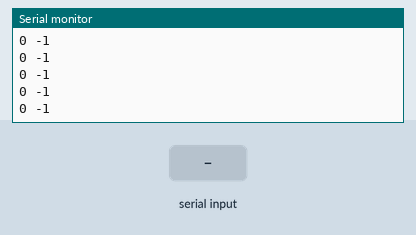
This sketch was run on a simulated ESP8266 (NodeMCU). Parts: the last lines printed to the serial monitor. Inputs (shaded band) come from the test bench. WiFi joins after 1.5 s; servers stay silent unless stated.

Above: at 2.7 s.
2.8 s: "1" received over Serial
At 3.29 s:
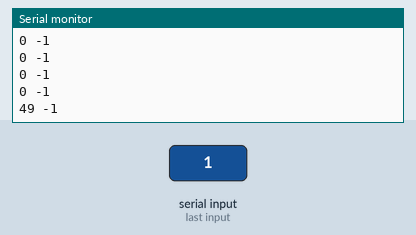
4.3 s: "1" received over the second serial link
At 4.64 s:
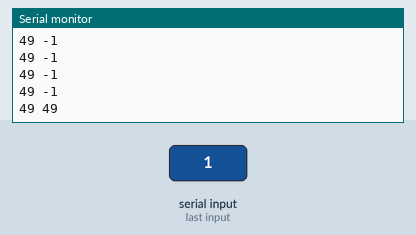
5.8 s: "0" received over Serial
At 6.29 s:
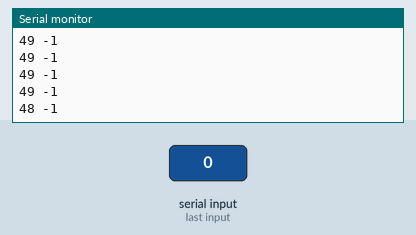
7.3 s: "0" received over the second serial link
At 7.64 s:
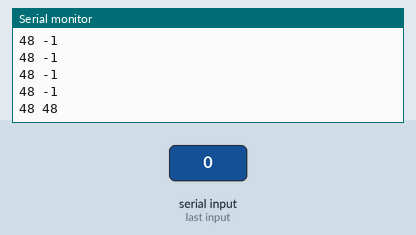
Timing chart, 0 to 9.8 s (numbered marks = the images above; inputs shaded):
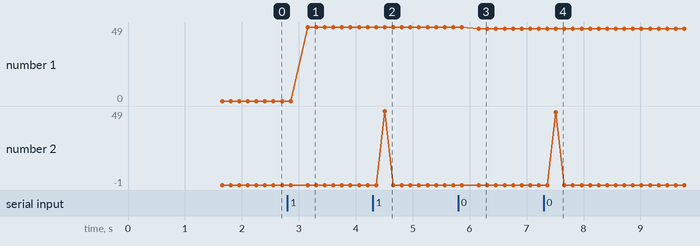

Measured:
- after the input at 2.8 s, the serial monitor: prints a new line after 0.36 s (image 1)
- after the input at 4.3 s, the serial monitor: prints a new line after 0.21 s (image 2)
- after the input at 5.8 s, the serial monitor: prints a new line after 0.36 s (image 3)
- after the input at 7.3 s, the serial monitor: prints a new line after 0.21 s (image 4)
- plotted number 1: 0 → 49 after the input at 2.8 s, 49 → 48 after the input at 5.8 s

The sketch:

FirebaseDemo_ESP8266.ino
```cpp
#include <SoftwareSerial.h>
#include <ESP8266WiFi.h>
#include <FirebaseArduino.h>

#define FIREBASE_HOST "dsesp8266.firebaseio.com"
#define FIREBASE_AUTH "ODvOEQzeNC6s4HrwyyFZDQzsNB3dCw6CxjFD1WVe"
#define WIFI_SSID "WWLAN-4830"
#define WIFI_PASSWORD "ERICK.08"
SoftwareSerial mySerial(14, 12, false, 128);


int mq_2 = 0;
int mq_135 = 0;

void setup() {
  Serial.begin(115200);
  mySerial.begin(115200);

  WiFi.begin(WIFI_SSID, WIFI_PASSWORD);
  Serial.print("connecting");
  while (WiFi.status() != WL_CONNECTED) {
    Serial.print(".");
    delay(500);
  }
  Serial.println();
  Serial.print("connected: ");
  Serial.println(WiFi.localIP());

  Firebase.begin(FIREBASE_HOST, FIREBASE_AUTH);
}


void loop() {

  if (Serial.available() > 0 ) {
    mq_135 = (int) Serial.read();
    Firebase.setInt("mq_135", mq_135);

    if (Firebase.failed()) {
      Serial.print("error al subir mq_135");
      Serial.println(Firebase.error());
      return;
    }
  }

  mq_2 = (int) mySerial.read();
  Firebase.setInt("mq_2", mq_2);

  if (Firebase.failed()) {
    Serial.print("error al subir mq_2");
    Serial.println(Firebase.error());
    return;
  }

  Serial.print(mq_135);
  Serial.print(" ");
  Serial.print(mq_2);
  Serial.println();

}
```
